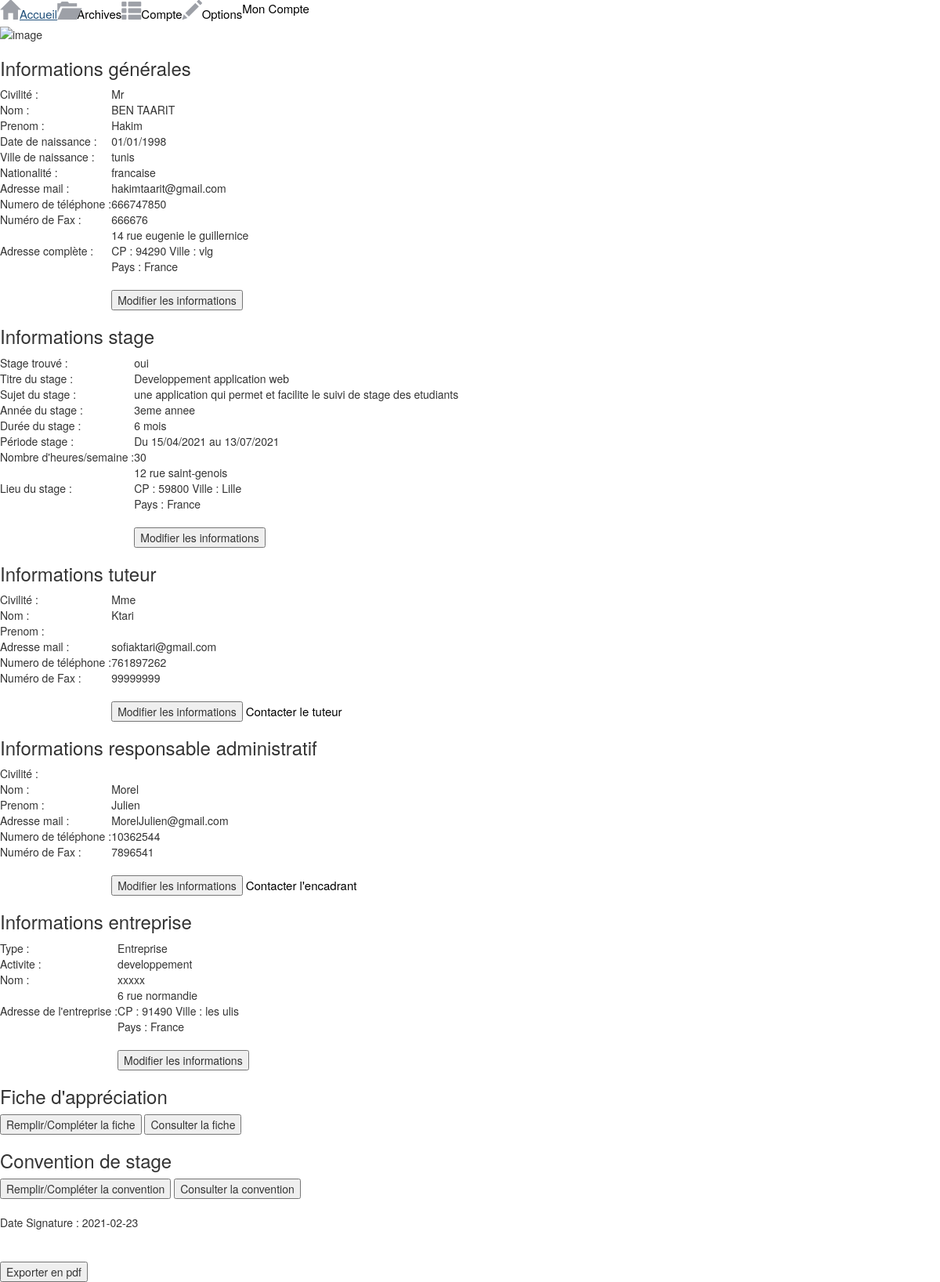
Page /pages/index3.php on the committed database.
### tables this page shows
CREATE TABLE STAGE (
    
    libelle TEXT NOT NULL DEFAULT "TELECOM",
    etat  TEXT NOT NULL DEFAULT "dossier envoyé",
    StageAnnee  TEXT NOT NULL DEFAULT "3eme annee",
    StagiaireCivil TEXT NOT NULL,
    StagiaireNumero INT NOT NULL,
    StagiaireNom TEXT NOT NULL,
    StagiairePrenom TEXT NOT NULL,
    StagiaireDateNais DATE NOT NULL,
    StagiaireVilleNais TEXT NOT NULL,
    StagiaireNation TEXT NOT NULL,
    StagiaireMail TEXT NOT NULL,
    StagiaireTel INT NOT NULL,
    StagiaireFax INT NOT NULL,
    StagiaireBatiment INT  NOT NULL,
    StagiaireAdresse TEXT NOT NULL,
    StagiaireCP INT NOT NULL,
    StagiaireVille TEXT NOT NULL,
    StagiairePays TEXT NOT NULL,
    ContactUrgenceNom TEXT NOT NULL,
    ContactUrgenceTel INT NOT NULL,
    AssuranceNom TEXT NOT NULL,
    AssuranceNumero INT NOT NULL,
    AssuranceCaissePrimaire TEXT NOT NULL,
    TrouveStage TEXT NOT NULL,
    TrouveStageAutre TEXT NOT NULL,
    Duree TEXT NOT NULL,
    DureeUnite TEXT NOT NULL,
    NombreHeureSemaine INT NOT NULL,
    DateDebut DATE NOT NULL,
    DateFin DATE NOT NULL,
    LieuBat INT NOT NULL,
    LieuAdresse TEXT NOT NULL,
    LieuCP INT NOT NULL,
    LieuVille TEXT NOT NULL,
    LieuPays TEXT  NOT NULL,
    DateDebut2 DATE NOT NULL,
    DateFin2 DATE NOT NULL,
    LieuBat2 INT NOT NULL,
    LieuAdresse2 TEXT  NOT NULL,
    LieuCP2 INT NOT NULL,
    LieuVille2 TEXT  NOT NULL,
    LieuPays2 TEXT  NOT NULL,
    IngCivil TEXT  NOT NULL,
    IngQualite TEXT  NOT NULL,
    IngNom TEXT  NOT NULL,
    Ingprenom TEXT  NOT NULL,
    IngTel INT NOT NULL,
    IngFax INT NOT NULL,
    IngMail TEXT  NOT NULL,
    StageTel INT NOT NULL,
    StageFax INT NOT NULL,
    StageMail TEXT  NOT NULL,
    StageTitre TEXT  NOT NULL,
    StageSujet TEXT  NOT NULL,
    StageHoraire TIME NOT NULL,
    ConfidRap INT NOT NULL,
    ConfidSout INT NOT NULL,
    StageGrat INT NOT NULL,
    StageAutres TEXT  NOT NULL,
    Ent TEXT  NOT NULL,
    EntNom TEXT  NOT NULL,
    EntBatiment INT NOT NULL,
    EntSIREN INT NOT NULL,
    EntAdresse TEXT  NOT NULL,
    EntCP INT NOT NULL,
    EntVille  TEXT  NOT NULL,
    EntPays  TEXT  NOT NULL,
    EntActivite TEXT  NOT NULL,
    RadmCivil TEXT  NOT NULL,
    RadmQualite  TEXT  NOT NULL,
    RAdmNom TEXT  NOT NULL,
    RAdmPrenom TEXT  NOT NULL,
    RAdmTel INT NOT NULL,
    RAdmFax INT NOT NULL,
    RAdmMail TEXT  NOT NULL,
    RSecCivil TEXT  NOT NULL,
    RSecQualite TEXT  NOT NULL,
    RSecNom TEXT  NOT NULL,
    RSecPrenom  TEXT  NOT NULL,
    RSecTel INT  NOT NULL,
    RSecFax INT  NOT NULL,
    RSecMail TEXT  NOT NULL,
    StageNumero INT  NOT NULL,
    DateSignature DATE NOT NULL,
    date_enr  DATE NOT NULL,


       CONSTRAINT pk1 PRIMARY KEY (StagiaireNumero)
);

### pages/index3.php (the view, shortened to what this page needs)
<!DOCTYPE html>
<html lang="fr">
<?php
function GetRequest($nomvar,$defaut="")
{
    if (isset($_REQUEST[$nomvar]))
    { $ret=$_REQUEST[$nomvar];
    }
    else   $ret=$defaut;
   return $ret;
}
  $idEtudiant = GetRequest('idEtudiant',11297405);
  $paramAction=GetRequest("paramAction","");
    function connectToBD(){
        $objetPdo = new PDO('mysql:host=localhost;dbname=applietudiant', 'root', 'hbthbt');
        $objetPdo->setAttribute(PDO::ATTR_ERRMODE, PDO::ERRMODE_EXCEPTION);
        return $objetPdo;
    }
function getInfosEtudiant($idEtudiant)
{
    $objetPdo=connectToBD();
    $sql="SELECT * from STAGE where StagiaireNumero=$idEtudiant";
    $stmt = $objetPdo->prepare($sql);
    $executeISOk = $stmt->execute();
    $infos = $stmt->fetchAll();
    if (count($infos) > 0){
        return $infos[0];
    }
    return null;
}
function HTMLEncode($str,$code=0)
{
    $ret=htmlspecialchars($str, ENT_QUOTES);
    return $ret;
}
function buildInput($libelle,$editable, $idInput, $value, $size='',$maxlength='', $extra='') {
    if ($libelle)
        echo "<tr><td>$libelle</td><td>";
    if ($editable) {
        echo  "<input type='text'  name='$idInput'  id='$idInput' value=\"" . HTMLEncode($value) ."\""  ;
        if( $size!='')   {
            echo   " size='$size' ";
        }
        if( $maxlength!='')
            echo   " maxlength='$maxlength' ";
            echo $extra;
            echo " />";
    }else {
            echo  HTMLEncode($value);
    }
    if ($libelle)
        echo "</td></tr>
";
}
?>
<head>
<link rel="stylesheet" href="https://maxcdn.bootstrapcdn.com/bootstrap/3.4.1/css/bootstrap.min.css">
<link rel="stylesheet" href="//code.jquery.com/ui/1.12.1/themes/base/jquery-ui.css">
<link rel="stylesheet" href="css/menu.css">
</head>
<body>
<?php
$infos=getInfosEtudiant($idEtudiant);
?>
	<div class="main-container">
		<header class="block">
			<ul class="header-menu horizontal-list">
				<li><a class="header-menu-tab" href="index.php"><span
						class="glyphicon glyphicon-home scnd-font-color"></span>Accueil</a>
				</li>
				<li><a class="header-menu-tab" href="Archives.php"><span
						class="glyphicon glyphicon-folder-open scnd-font-color"></span>Archives</a>
				</li>
				<li><a class="header-menu-tab" href="Compte.php"><span
						class="glyphicon glyphicon-th-list scnd-font-color"></span>Compte</a>
				</li>
				<li><a class="header-menu-tab" href="Options.php"><span
						class="glyphicon glyphicon-pencil scnd-font-color"></span>Options</a>
				</li>
			</ul>
			<div class="profile-menu">
				<p>
					Mon Compte
				</p>
				<div class="profile-picture small-profile-picture">
					<img width="40px" alt="image"
						src="https://thumbs.dreamstime.com/b/ligne-ic-ne-illustration-de-compte-utilisateur-de-logo-de-personne-d-ensemble-90234649.jpg">
				</div>
			</div>
		</header>
		<div class="Infos">
			<h3>Informations générales</h3>
			<form method="post" action="" id='form1' name='form1' >
			<table>
			 <?php
			 $editable=$paramAction=="editer1";
			 buildInput("Civilité : ", $editable, 'StagiaireCivil', $infos['StagiaireCivil'], 5,5);
			 echo "<tr><td>Adresse complète :</td><td>";
			      echo "<br>CP : " ;
			      echo " Ville : " ;
			      echo "<br>Pays : " ;
			      echo " </td></tr>
";
			 echo "<tr><td></td><td><br>";
			 if (!$editable)
			     echo " <input type='button' onclick='editer(1)' value='Modifier les informations'/>";
			    else {
			        echo " <input type='button' onclick='valider1()' value='Valider'/>";
			        echo " &nbsp;  &nbsp;  &nbsp;  &nbsp;  <input type='button'   onclick='annuler()' value='Annuler' />";
			    }
			    echo "</td></tr>";
			?>
			</table>
			</form>
		</div>
		<div class="Stage">
			<h3>Informations stage</h3>
			<form method="post" action="" id='form2' name='form2' >
			<table>
			 <?php
			 $editable=$paramAction=="editer2";
			 echo "<tr><td>Période stage :</td><td>";
				  echo "Du " ;
			      echo " au " ;
			      echo "<br>" ;
			echo " </td></tr>";
			echo "<tr><td>Lieu du stage :</td><td>";
			      echo "<br>CP : " ;
			      echo " Ville : " ;
			      echo "<br>Pays : " ;
			echo " </td></tr>";
			 echo "<tr><td></td><td><br>";
			 if (!$editable)
			     echo " <input type='button' onclick='editer(2)' value='Modifier les informations'/>";
			     else {
			         echo " <input type='button' onclick='valider2()' value='Valider'/>";
			         echo " &nbsp;  &nbsp;  &nbsp;  &nbsp;  <input type='button'   onclick='annuler()' value='Annuler' />";
			     }
			     echo "</td></tr>";
			 ?>
			</table>
			</form>
		</div>
		<div class="Tuteur">
			<h3>Informations tuteur</h3>
			<form method="post" action="" id='form3' name='form3' >
			<table>
			 <?php
			 $editable=$paramAction=="editer3";
			 echo "<tr><td></td><td><br>";
			 if (!$editable)
			 {
				 echo " <input type='button' onclick='editer(3)' value='Modifier les informations'/>";
				 echo " <a HREF='mailto:" .$infos['IngMail'] .  "'> Contacter le tuteur</a> ";
			 }
			 else {
			     echo " <input type='button' onclick='valider3()' value='Valider'/>";
			     echo " &nbsp;  &nbsp;  &nbsp;  &nbsp;  <input type='button'   onclick='annuler()' value='Annuler' />";
			 }
			 echo "</td></tr>";
			 ?>
			 </table>
			</form>
		</div>
		<div class="Encadrant">
			<h3>Informations responsable administratif</h3>
			<form method="post" action="" id='form4' name='form4' >
			<table>
			<?php
			 $editable=$paramAction=="editer4";
			  echo "<tr><td></td><td><br>";
			  if (!$editable){
			      echo " <input type='button' onclick='editer(4)' value='Modifier les informations'/>";
				  echo " <a HREF='mailto:" .$infos['RAdmMail'] .  "'> Contacter l'encadrant</a> ";
			  }
			  else {
			      echo " <input type='button' onclick='valider4()' value='Valider'/>";
			      echo " &nbsp;  &nbsp;  &nbsp;  &nbsp;  <input type='button'   onclick='annuler()' value='Annuler' />";
			  }
			  echo "</td></tr>";
			 ?>
			 </table>
			</form>
		</div>
		<div class="Entreprise">
			<h3>Informations entreprise</h3>
			<form method="post" action="" id='form5' name='form5' >
			<table>
			<?php
			 $editable=$paramAction=="editer5";
			 echo "<tr><td>Adresse de l'entreprise : </td><td> ";
			      echo "<br>CP : " ;
			      echo " Ville : " ;
			      echo "<br>Pays : " ;
			echo " </td></tr>";
			 echo "<tr><td></td><td><br>";
			 if (!$editable)
			     echo " <input type='button' onclick='editer(5)' value='Modifier les informations'/>";
			     else {
			         echo " <input type='button' onclick='valider5()' value='Valider'/>";
			         echo " &nbsp;  &nbsp;  &nbsp;  &nbsp;  <input type='button'   onclick='annuler()' value='Annuler' />";
			     }
			     echo "</td></tr>";
			 ?>
			</table>
			</form>
		</div>
		<div class="Etablissement">
			<h3>Fiche d'appréciation</h3>
			<button>Remplir/Compléter la fiche</button>
			<button>Consulter la fiche</button>
			<h3>Convention de stage</h3>
			<button>Remplir/Compléter la convention</button>
			<button>Consulter la convention</button>
			<br><br>
			<?php
			 echo "Date Signature : ". $infos['DateSignature']."<br>";
			 ?>
		</div>
		<br> <br>
		<input type="button" value="Exporter en pdf" id="btnPrint" />
	</div>
</body>
</html>

### css/menu.css (style rules this page uses)
body { background: none; }
ul { list-style-type: none; margin: 0; padding-left: 0; }
p { font-size: 15px; }
a { text-decoration: none; font-size: 15px; }
p, a, span { color: black; }
.scnd-font-color { color: #9DA0A7; }
.horizontal-list { margin: 0; padding: 0; list-style-type: none; }
.horizontal-list li { float: left; }
.glyphicon { font-size: 25px; }

### rows in the picture
stage: StagiaireCivil "Mr BEN TAARIT Hakim tunis francaise hakimtaarit@gmail.com 666747850 666676 14 rue eugenie le guillernice 94290 vlg France oui Developpement application web une application qui permet et facilite le suivi de stage des etudiants 3eme annee 6 mois 30 12 rue saint-genois 59800 Lille France Mme Ktari sofiaktari@gmail.com 761897262 99999999 Morel Julien MorelJulien@gmail.com 10362544 7896541 Entreprise developpement xxxxx 6 rue normandie 91490 les ulis France", DateSignature "2021-02-23"

### other values in the picture
HTMLEncode($value) "01/01/1998 15/04/2021 13/07/2021"
